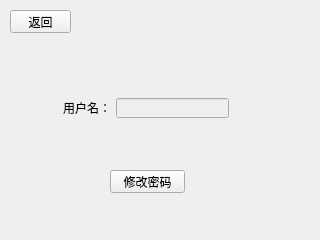
<?xml version="1.0" encoding="UTF-8"?>
<ui version="4.0">
 <class>SecurityInfoView</class>
 <widget class="QWidget" name="SecurityInfoView">
  <property name="geometry">
   <rect>
    <x>0</x>
    <y>0</y>
    <width>320</width>
    <height>240</height>
   </rect>
  </property>
  <property name="windowTitle">
   <string>Form</string>
  </property>
  <widget class="QLabel" name="label">
   <property name="geometry">
    <rect>
     <x>63</x>
     <y>98</y>
     <width>54</width>
     <height>20</height>
    </rect>
   </property>
   <property name="text">
    <string>用户名：</string>
   </property>
  </widget>
  <widget class="QPushButton" name="pushButton">
   <property name="geometry">
    <rect>
     <x>110</x>
     <y>170</y>
     <width>75</width>
     <height>23</height>
    </rect>
   </property>
   <property name="text">
    <string>修改密码</string>
   </property>
  </widget>
  <widget class="QPushButton" name="backButton">
   <property name="geometry">
    <rect>
     <x>10</x>
     <y>10</y>
     <width>61</width>
     <height>23</height>
    </rect>
   </property>
   <property name="text">
    <string>返回</string>
   </property>
  </widget>
  <widget class="QLineEdit" name="label_2">
   <property name="enabled">
    <bool>false</bool>
   </property>
   <property name="geometry">
    <rect>
     <x>116</x>
     <y>98</y>
     <width>113</width>
     <height>20</height>
    </rect>
   </property>
  </widget>
 </widget>
 <resources/>
 <connections/>
</ui>
